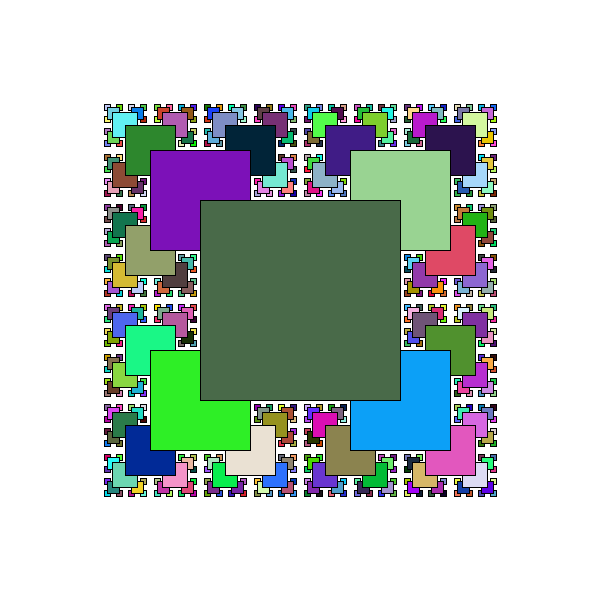
Frame 1 (no input)
Frame 60 (the mouse pressed at the canvas centre just before this capture): identical to frame 1, image omitted
Frame 120 (the mouse held since frame 60 and released just before this capture): identical to frame 1, image omitted

The Processing sketch that drew this single still picture (run headless with seeded random() and noise(); from frame 60 on, the mouse is pressed at the canvas centre):

// Processing sketch: SpTriangle
// ── SpTriangle.pde
void setup()
{
  size(600, 600);
  background(255, 255, 255);
  rectMode(CENTER);
  
  fill( (int) (Math.random() * 255), 0, (int) (Math.random() * 255));
  fractureSquare( width/2, height/2, 200, 200);
  //fracTri(width/2, 0, width);
}

void draw()
{
  
}

void fractureSquare( int x, int y, int w, int h )
{
  // BIG RECTANGLE
  
  
  //FRACTURE
  if ( w/3 > 2)
  {
    fractureSquare( x - w/2, y - h/2, w/2, h/2 );
    fractureSquare( x + w/2, y - h/2, w/2, h/2 );
    fractureSquare( x - w/2, y + h/2, w/2, h/2 );
    fractureSquare( x + w/2, y + h/2, w/2, h/2 );
  }
  
  fill( (int) (Math.random() * 255), (int) (Math.random() * 255), (int) (Math.random() * 255));
  rect( x, y, w, h );
}

void fracTri(int x, int y, int sL)
{
  int h = (int) Math.sqrt ( (sL)*(sL) - (sL/2)*(sL/2));
  
  triangle(
    x, y,
    x - (sL/2), h,
    x + (sL/2), h
  );
  
  if (sL > 3)
  {
    int newH = (int) Math.sqrt ( (sL/2)*(sL/2) - (sL/4)*(sL/4));
    fracTri(x, y, newH);
    fracTri(x - h/4, y + h/2, newH);
  }
}
